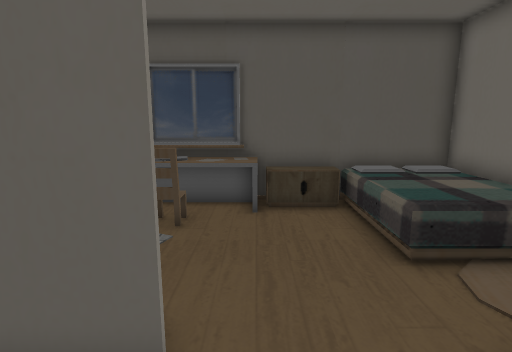
[1] (above)

13 first-person views from a walk through a 3-D level made in the Unity game engine. The camera is 1.4 m above the floor, tilts 10° down and sees 80° across. The floor is counted in squares, 0.5 m on a side. Each view is taken from the middle of a square. On the plan, view 1 faces up. The plan holds only what a view shows up to about 20 squares ahead; the rest is blank. The player is left out. Some surface patterns are stand-ins.

[2]
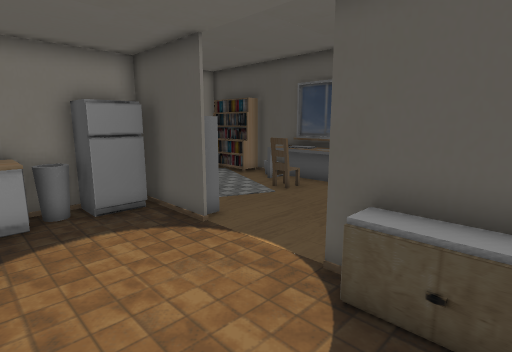

[3]
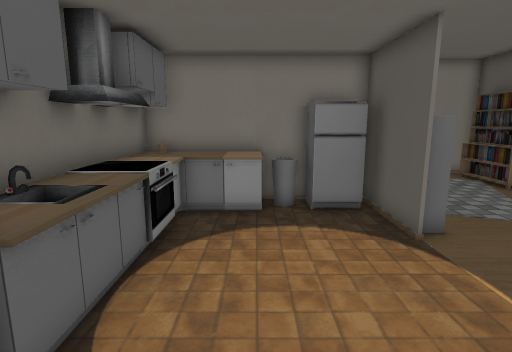

[4]
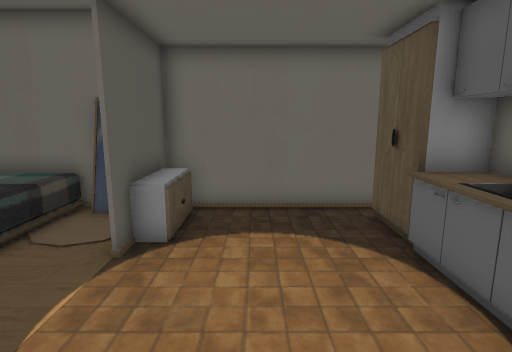

[5]
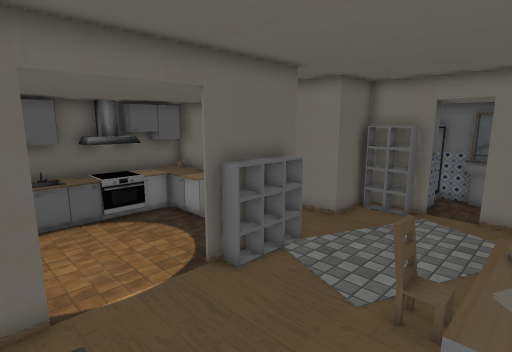

[6]
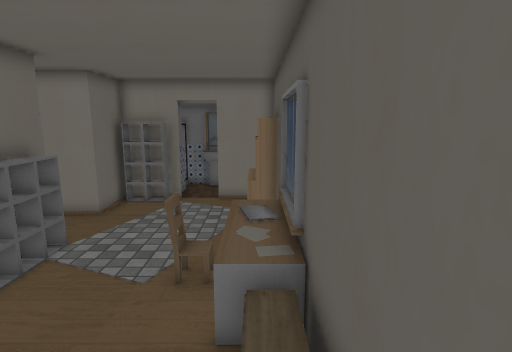

[7]
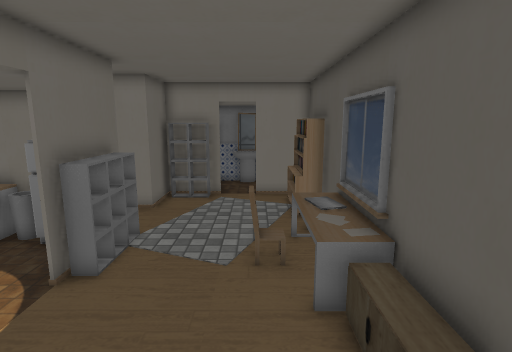

[8]
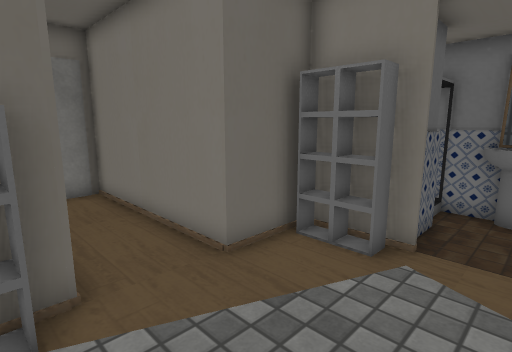

[9]
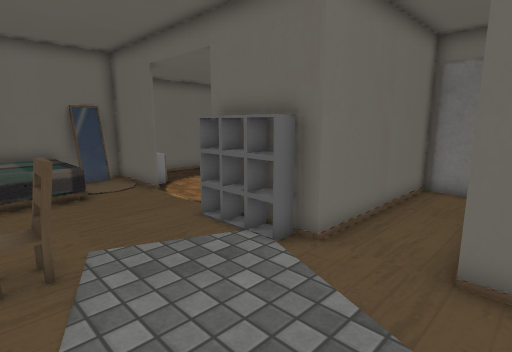

[10]
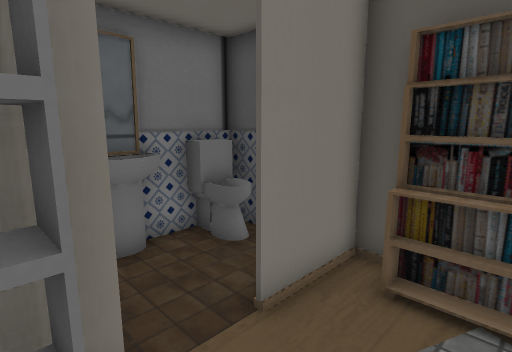

[11]
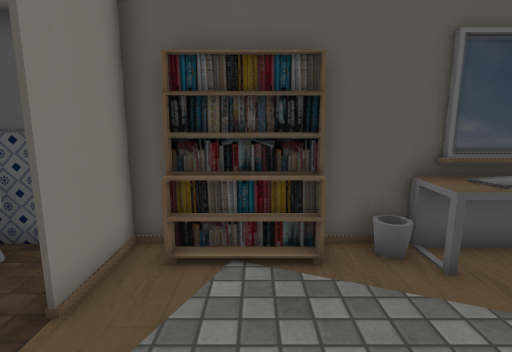

[12]
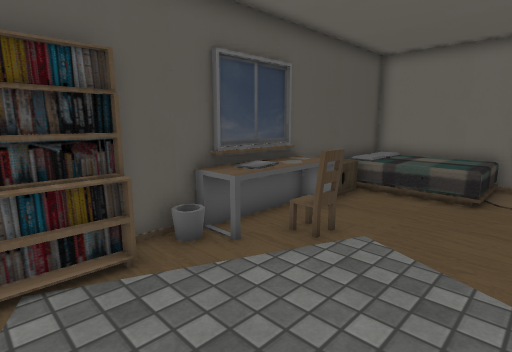

[13]
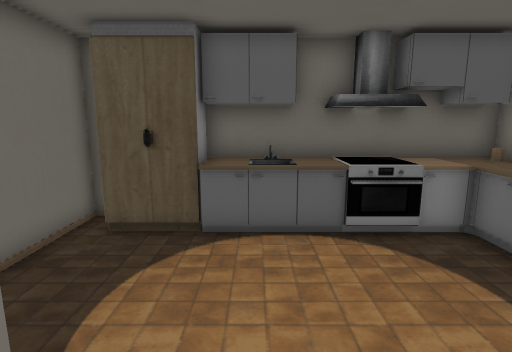

### Floor plan
Key: @ floor where view 1 was taken; # wall or solid block; . main floor; : floor 0.5 m higher than the main floor; + floor 0.75 m higher than the main floor; = window, fence, low wall or low ledge; ^ raised ledge; E desk; S shelf; R rug; B bookshelf; F fridge; I bin; C counter; N oven; K sink; A cabinet; O other object.
Columns run from 15 left of view 1 to 7 right of it. Each row starts with its distance up from view 1.
 11 #######################
 10 ##=.#BBBB.OEEEESSSS+: #
  9 ##=.#.. ...EEEEE...   #
  8 #K..#..   ..EE.....  :#
  7 #K....      .......   #
  6 #####..     .......:::#
  5 #   ##....  .........##
  4      #.....RR^.......=#
  3      ###..#^^#....#####
  2        #..#F.......S#S#
  1        #..#F..........#
  0        #..#I...@......#
 -1        #..#CC.........#
 -2        #..#CC.........#
 -3        #..#CCCNCKCCSS.#
 -4        #..#AACNCAAASS##
 -5        #############  #

Positions as (right, up) in squares from view 1, and headings:
1: (0, 0), facing up
2: (6, -2), facing up-left
3: (6, -1), facing left
4: (-3, 0), facing right
5: (4, 10), facing down-left
6: (5, 10), facing left
7: (6, 8), facing left
8: (-4, 8), facing down-left
9: (-9, 9), facing down-right
10: (-8, 5), facing up-left
11: (-8, 4), facing up
12: (-9, 4), facing up-right
13: (2, 4), facing down
